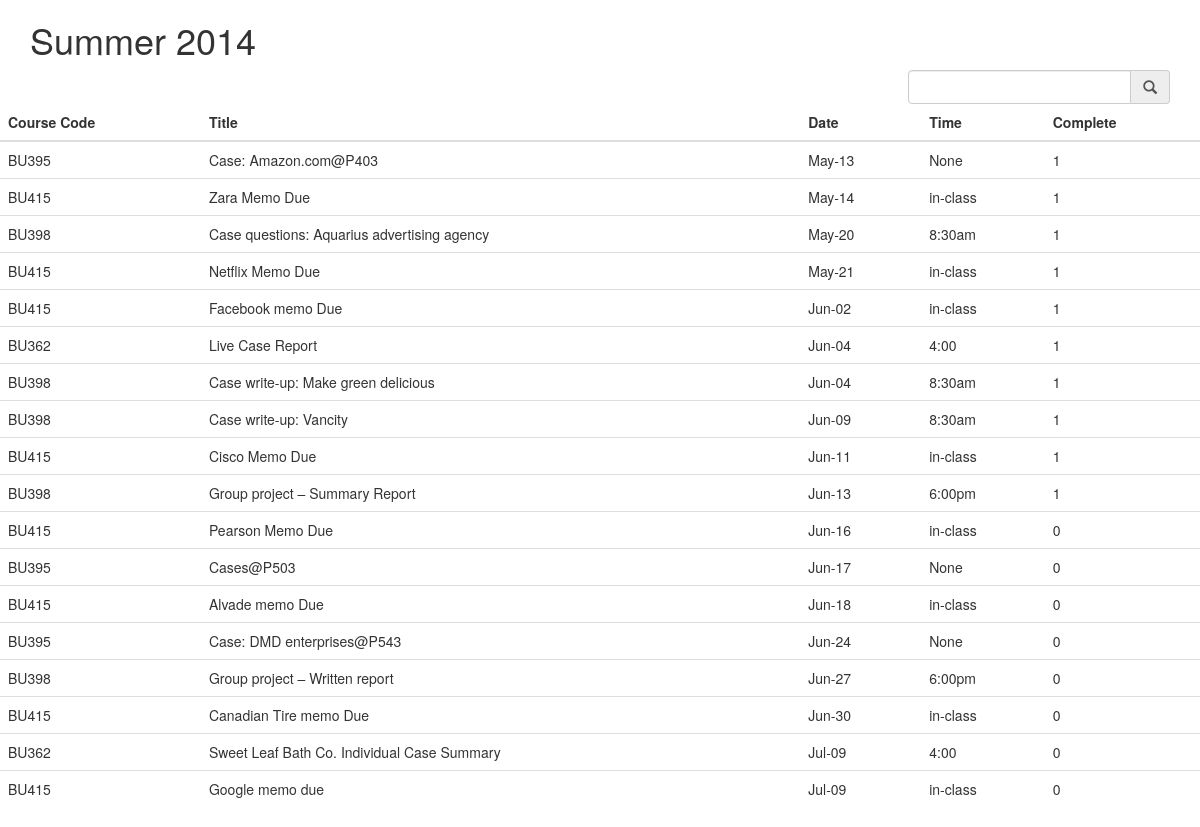
Page /Assignments on the committed database.
### tables this page shows
CREATE TABLE Assignments
            (course_code text, name text,  date text, time text, complete bool);

### index.py (the view)
@app.route('/Assignments')
def show_assignments():
    db = get_db()
    sql = '''SELECT * FROM {0} ORDER BY date'''.format("Assignments")
    cur = db.execute(sql)
    entries = cur.fetchall()
    return render_template('show_assignments.html', entries=entries)

### index.py (called while the page is built)
def get_db():
    top = _app_ctx_stack.top
    if not hasattr(top, 'sqlite_db'):
        sqlite_db = sqlite3.connect(app.config['DATABASE'])
        sqlite_db.row_factory = sqlite3.Row
        top.sqlite_db = sqlite_db
    return top.sqlite_db

@app.teardown_appcontext
def close_db_connection(exception):
    top = _app_ctx_stack.top
    if hasattr(top, 'sqlite_db'):
        top.sqlite_db.close()

def format_datetime(value,format='%b-%d'):
    list_date = value.split('-')
    strdate = date(int(list_date[0]),int(list_date[1]),int(list_date[2]))
    return strdate.strftime(format)

### templates/show_assignments.html (shortened to what this page needs)
{% extends "individual_reading.html" %}
{% block body %}
        <div class="row" >
            <div class="col-md-12">
                 <table class="table" id="homework">
                     <thead>
                      <tr>
                          <th>Course Code</th>
                          <th>Title</th>
                          <th>Date</th>
                          <th>Time</th>
                          <th>Complete</th>
                      </tr>
                      </thead>
                    <tbody>
                    {% for entry in entries %}
                    <tr>
                        <td>{{ entry.course_code }}</td>
                        <td>{{ entry.name }}</td>
                        <td>{{ entry.date|datetimeformat }}</td>
                        <td>{{ entry.time }}</td>
                        <td>{{ entry.complete }}</td>
                    </tr>
                    {% else %}
                    <tr><td><em>Unbelievable.  No entries here so far</em></td></tr>
                    {% endfor %}
                     </tbody>
                 </table>
        </div>
    </div>
{% endblock %}

### rows in the picture
Assignments: course_code "BU395", name "Case: Amazon.com@P403", date "May-13", time "None", complete "1"
Assignments: course_code "BU415", name "Zara Memo Due", date "May-14", time "in-class", complete "1"
Assignments: course_code "BU398", name "Case questions: Aquarius advertising agency", date "May-20", time "8:30am", complete "1"
Assignments: course_code "BU415", name "Netflix Memo Due", date "May-21", time "in-class", complete "1"
Assignments: course_code "BU415", name "Facebook memo Due", date "Jun-02", time "in-class", complete "1"
Assignments: course_code "BU362", name "Live Case Report", date "Jun-04", time "4:00", complete "1"
Assignments: course_code "BU398", name "Case write-up: Make green delicious", date "Jun-04", time "8:30am", complete "1"
Assignments: course_code "BU398", name "Case write-up: Vancity", date "Jun-09", time "8:30am", complete "1"
Assignments: course_code "BU415", name "Cisco Memo Due", date "Jun-11", time "in-class", complete "1"
Assignments: course_code "BU398", name "Group project – Summary Report", date "Jun-13", time "6:00pm", complete "1"
Assignments: course_code "BU415", name "Pearson Memo Due", date "Jun-16", time "in-class", complete "0"
Assignments: course_code "BU395", name "Cases@P503", date "Jun-17", time "None", complete "0"
Assignments: course_code "BU415", name "Alvade memo Due", date "Jun-18", time "in-class", complete "0"
Assignments: course_code "BU395", name "Case: DMD enterprises@P543", date "Jun-24", time "None", complete "0"
Assignments: course_code "BU398", name "Group project – Written report", date "Jun-27", time "6:00pm", complete "0"
Assignments: course_code "BU415", name "Canadian Tire memo Due", date "Jun-30", time "in-class", complete "0"
Assignments: course_code "BU362", name "Sweet Leaf Bath Co. Individual Case Summary", date "Jul-09", time "4:00", complete "0"
Assignments: course_code "BU415", name "Google memo due", date "Jul-09", time "in-class", complete "0"
